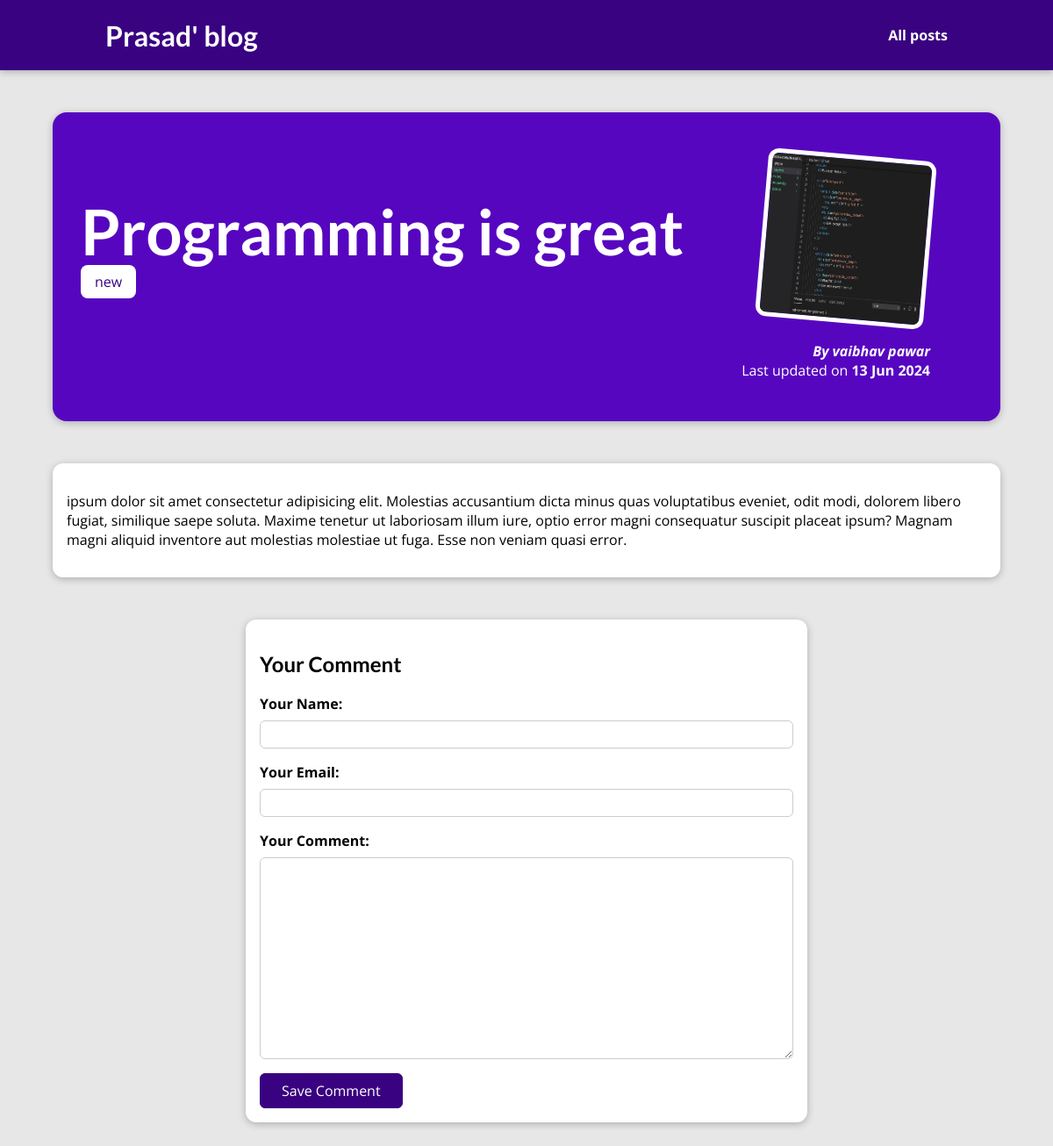
Page /posts/programming-is-fun on the committed database.
### blog/models.py (models this page shows, shortened)
class Post(models.Model):
    title = models.CharField(max_length=150)
    excerpt = models.CharField(max_length=200)
    image = models.ImageField(upload_to= "posts", null=True)
    date = models.DateField(auto_now=True, auto_now_add=False)
    slug = models.SlugField(unique=True,db_index=True)
    content = models.TextField(validators=[MinLengthValidator(10)])
    author = models.ForeignKey(Author, on_delete=models.SET_NULL, null=True,related_name="posts")
    tags = models.ManyToManyField(Tag)

class Tag(models.Model):
    caption= models.CharField(max_length=20)

class Author(models.Model):
    first_name= models.CharField(max_length=50)
    last_name = models.CharField(max_length=50)
    Email= models.EmailField()
    def full_name(self):
        return f"{self.first_name} {self.last_name}"
    def __str__(self):
        return self.full_name()

### blog/views.py (the view)
# urls.py: path("posts/<slug:slug>", views.PostDetailView.as_view(), name="post-detail-page")
class PostDetailView(DetailView):
    model= Post
    template_name="blog/post-detail.html"
    def get_context_data(self, **kwargs) :
        context = super().get_context_data(**kwargs)
        context["post_tags"] = self.object.tags.all()
        context["comment_form"]= CommentForm()
        return context

### blog/forms.py
class CommentForm(forms.ModelForm):
    class Meta:
        model= Comment
        exclude =["post"]
        labels= {
            "user_name":"Your Name",
            "user_email":"Your Email",
            "text": "Your Comment"
        }

### blog/templates/blog/post-detail.html (shortened to what this page needs)
{% extends "base.html" %}
{% load static %}
{% block css_files %}
<link rel="stylesheet" href="{% static "blog/post-detail.css" %}">
{% endblock  %}
{% block content %}
<section id="summary">
    <h2>{{post.title}}</h2>
    <div>
        {%for tag in post_tags %}
        <span class ="tag">{{tag.caption}}</span>
        {% endfor%}
    </div>
    <article>
        <img src="{{post.image.url}}" alt="{{post.title}}">
        <address>By <a href="mail_to:{{post.author.Email}}" >{{post.author}}</a> </address>
        <div>
            Last updated on <time>{{post.date|date:"d M Y"}}</time>
        </div>
    </article>
</section>
<main>
    {{post.content|linebreaks}}
</main>
<section id = "comment-form">
    <h2>Your Comment</h2>
    <form>
        {% for form_field in comment_form %}
        <div class = "form-control">
            {{form_field.label_tag}}
            {{form_field}}
        </div>
        {% endfor %}
        <button>Save Comment</button>
    </form>
</section>
{% endblock %}

### static/app.css (style rules this page uses)
* { box-sizing: border-box; }
html { font-family: 'Open Sans', 'Lato', sans-serif; }
body { margin: 0; }
h1, h2, h3 { font-family: 'Lato', sans-serif; font-weight: bold; }

### blog/static/blog/post-detail.css (style rules this page uses)
body { background-color: #e7e7e7; }
#summary { margin: 8rem auto 3rem auto; padding: 2rem; width: 90%; max-width: 90rem; border-radius: 16px; background-color: #5706c0; position: relative; box-shadow: 0 2px 8px rgba(0, 0, 0, 0.25); height: 22rem; }
#summary h2 { color: white; font-size: 4.5rem; margin-bottom: 0.25rem; }
#summary article { position: absolute; top: 2rem; right: 3rem; padding: 1rem 2rem; border-radius: 12px; text-align: right; color: white; }
#summary article img { width: 12rem; height: 12rem; border-radius: 12px; transform: rotateZ(5deg); border: 5px solid white; margin-bottom: 1rem; }
#summary address { font-weight: bold; }
#summary a { color: white; text-decoration: none; }
#summary time { font-weight: bold; }
main { width: 90%; max-width: 90rem; margin: 3rem auto; background-color: white; padding: 1rem; border-radius: 12px; box-shadow: 0 2px 8px rgba(0, 0, 0, 0.25); }
.tag { background-color: white; color: #390281; padding: 0.5rem 1rem; border-radius: 8px; }
#comment-form { margin: 3rem auto; width: 90%; max-width: 40rem; border-radius: 12px; background-color: white; box-shadow: 0 2px 8px rgba(0, 0, 0, 0.25); padding: 1rem; }
#comment-form button { font: inherit; background-color: #390281; color: white; border: 1px solid #390281; padding: 0.5rem 1.5rem; border-radius: 6px; cursor: pointer; }
.form-control { margin-bottom: 1rem; }
.form-control label { font-weight: bold; margin-bottom: 0.5rem; display: block; }
.form-control input, .form-control textarea { display: block; width: 100%; font: inherit; padding: 0.25rem; border-radius: 6px; border: 1px solid #ccc; }

### rows in the picture
Post: title "Programming is great", image (picture), author "vaibhav pawar", date "13 Jun 2024", content "ipsum dolor sit amet consectetur adipisicing elit. Molestias accusantium dicta minus quas voluptatibus eveniet, odit modi, dolorem libero fugiat, similique saepe soluta. Maxime tenetur ut laboriosam illum iure, optio error magni consequatur suscipit placeat ipsum? Magnam magni aliquid inventore aut molestias molestiae ut fuga. Esse non veniam quasi error."
Tag: caption "new"
